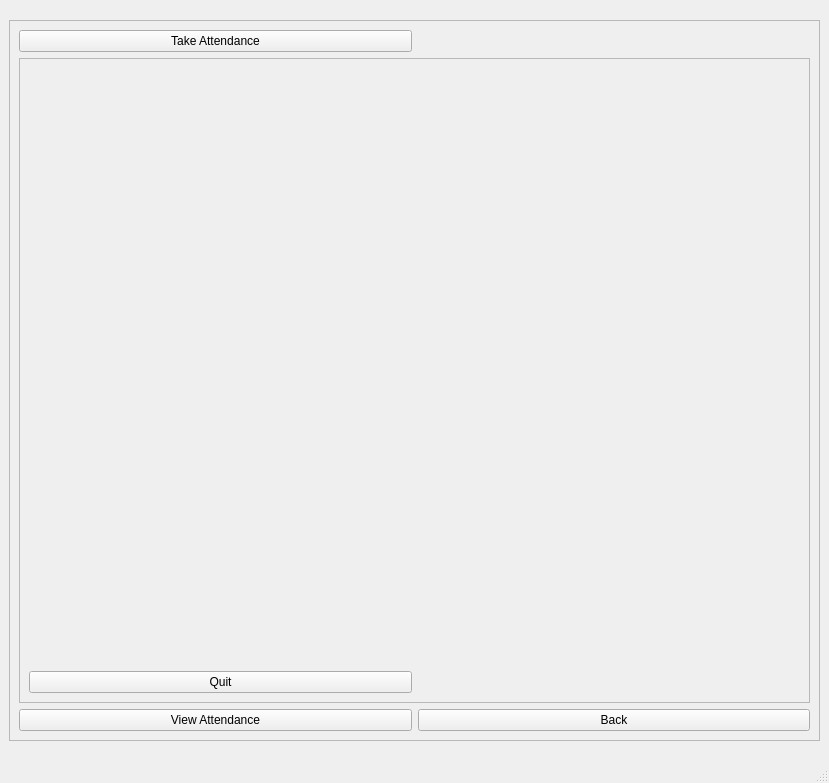
<?xml version="1.0" encoding="UTF-8"?>
<ui version="4.0">
 <class>takeAttendance</class>
 <widget class="QMainWindow" name="takeAttendance">
  <property name="geometry">
   <rect>
    <x>0</x>
    <y>0</y>
    <width>829</width>
    <height>783</height>
   </rect>
  </property>
  <property name="windowTitle">
   <string>Take Attendance</string>
  </property>
  <widget class="QWidget" name="centralwidget">
   <layout class="QGridLayout" name="gridLayout_3">
    <item row="0" column="0" alignment="Qt::AlignHCenter|Qt::AlignVCenter">
     <widget class="QFrame" name="frame">
      <property name="minimumSize">
       <size>
        <width>811</width>
        <height>721</height>
       </size>
      </property>
      <property name="frameShape">
       <enum>QFrame::StyledPanel</enum>
      </property>
      <property name="frameShadow">
       <enum>QFrame::Raised</enum>
      </property>
      <layout class="QGridLayout" name="gridLayout">
       <item row="0" column="0">
        <widget class="QPushButton" name="takeAttendanceBtn">
         <property name="text">
          <string>Take Attendance</string>
         </property>
        </widget>
       </item>
       <item row="1" column="0" rowspan="2" colspan="2">
        <widget class="QFrame" name="videoFrame">
         <property name="minimumSize">
          <size>
           <width>481</width>
           <height>351</height>
          </size>
         </property>
         <property name="frameShape">
          <enum>QFrame::StyledPanel</enum>
         </property>
         <property name="frameShadow">
          <enum>QFrame::Raised</enum>
         </property>
         <layout class="QGridLayout" name="gridLayout_2">
          <item row="0" column="0" colspan="2" alignment="Qt::AlignHCenter|Qt::AlignVCenter">
           <widget class="QLabel" name="videoLabel">
            <property name="minimumSize">
             <size>
              <width>461</width>
              <height>0</height>
             </size>
            </property>
            <property name="baseSize">
             <size>
              <width>0</width>
              <height>0</height>
             </size>
            </property>
            <property name="text">
             <string/>
            </property>
            <property name="alignment">
             <set>Qt::AlignCenter</set>
            </property>
           </widget>
          </item>
          <item row="1" column="0">
           <widget class="QPushButton" name="quitBtn">
            <property name="text">
             <string>Quit</string>
            </property>
           </widget>
          </item>
         </layout>
        </widget>
       </item>
       <item row="2" column="1">
        <widget class="QLabel" name="registerLabel">
         <property name="text">
          <string>&lt;html&gt;&lt;head/&gt;&lt;body&gt;&lt;p&gt;&lt;span style=&quot; font-size:14pt; font-weight:600;&quot;&gt;&lt;/span&gt;&lt;/p&gt;&lt;/body&gt;&lt;/html&gt;</string>
         </property>
        </widget>
       </item>
       <item row="3" column="0">
        <widget class="QPushButton" name="viewAttendanceBtn">
         <property name="text">
          <string>View Attendance</string>
         </property>
        </widget>
       </item>
       <item row="3" column="1">
        <widget class="QPushButton" name="backBtn">
         <property name="text">
          <string>Back</string>
         </property>
        </widget>
       </item>
      </layout>
     </widget>
    </item>
   </layout>
  </widget>
  <widget class="QMenuBar" name="menubar">
   <property name="geometry">
    <rect>
     <x>0</x>
     <y>0</y>
     <width>829</width>
     <height>22</height>
    </rect>
   </property>
  </widget>
  <widget class="QStatusBar" name="statusbar"/>
 </widget>
 <resources/>
 <connections/>
</ui>
